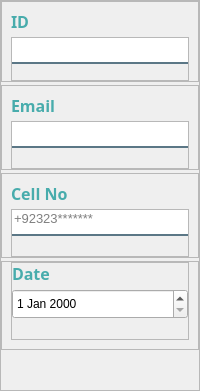
           <widget class="QFrame" name="frame_10">
            <property name="frameShape">
             <enum>QFrame::StyledPanel</enum>
            </property>
            <property name="frameShadow">
             <enum>QFrame::Raised</enum>
            </property>
            <layout class="QVBoxLayout" name="verticalLayout_7">
             <property name="spacing">
              <number>3</number>
             </property>
             <property name="leftMargin">
              <number>0</number>
             </property>
             <property name="topMargin">
              <number>0</number>
             </property>
             <property name="rightMargin">
              <number>0</number>
             </property>
             <property name="bottomMargin">
              <number>40</number>
             </property>
             <item>
              <widget class="QFrame" name="frame_19">
               <property name="frameShape">
                <enum>QFrame::StyledPanel</enum>
               </property>
               <property name="frameShadow">
                <enum>QFrame::Raised</enum>
               </property>
               <layout class="QVBoxLayout" name="verticalLayout_19">
                <property name="bottomMargin">
                 <number>0</number>
                </property>
                <item>
                 <widget class="QLabel" name="label_89">
                  <property name="maximumSize">
                   <size>
                    <width>120</width>
                    <height>20</height>
                   </size>
                  </property>
                  <property name="font">
                   <font>
                    <family>Century Gothic</family>
                    <pointsize>12</pointsize>
                    <weight>75</weight>
                    <bold>true</bold>
                   </font>
                  </property>
                  <property name="styleSheet">
                   <string notr="true">color:#48ACAC</string>
                  </property>
                  <property name="text">
                   <string>ID</string>
                  </property>
                 </widget>
                </item>
                <item>
                 <widget class="QFrame" name="frame_38">
                  <property name="frameShape">
                   <enum>QFrame::StyledPanel</enum>
                  </property>
                  <property name="frameShadow">
                   <enum>QFrame::Raised</enum>
                  </property>
                  <layout class="QVBoxLayout" name="verticalLayout_35">
                   <property name="spacing">
                    <number>2</number>
                   </property>
                   <property name="leftMargin">
                    <number>0</number>
                   </property>
                   <property name="topMargin">
                    <number>0</number>
                   </property>
                   <property name="rightMargin">
                    <number>0</number>
                   </property>
                   <property name="bottomMargin">
                    <number>0</number>
                   </property>
                   <item>
                    <widget class="QLineEdit" name="txtID">
                     <property name="font">
                      <font>
                       <pointsize>10</pointsize>
                      </font>
                     </property>
                     <property name="styleSheet">
                      <string notr="true">background-color:white;
border:none;
border-bottom:2px solid rgba(46, 82, 101, 200);
color:black;
padding-bottom:7px;</string>
                     </property>
                     <property name="placeholderText">
                      <string/>
                     </property>
                    </widget>
                   </item>
                   <item>
                    <widget class="QLabel" name="lblDValidation">
                     <property name="styleSheet">
                      <string notr="true">color: rgb(255, 0, 0);</string>
                     </property>
                     <property name="text">
                      <string/>
                     </property>
                    </widget>
                   </item>
                  </layout>
                 </widget>
                </item>
               </layout>
              </widget>
             </item>
             <item>
              <widget class="QFrame" name="frame_22">
               <property name="frameShape">
                <enum>QFrame::StyledPanel</enum>
               </property>
               <property name="frameShadow">
                <enum>QFrame::Raised</enum>
               </property>
               <layout class="QVBoxLayout" name="verticalLayout_20">
                <property name="bottomMargin">
                 <number>0</number>
                </property>
                <item>
                 <widget class="QLabel" name="label_90">
                  <property name="maximumSize">
                   <size>
                    <width>120</width>
                    <height>20</height>
                   </size>
                  </property>
                  <property name="font">
                   <font>
                    <family>Century Gothic</family>
                    <pointsize>12</pointsize>
                    <weight>75</weight>
                    <bold>true</bold>
                   </font>
                  </property>
                  <property name="styleSheet">
                   <string notr="true">color:#48ACAC</string>
                  </property>
                  <property name="text">
                   <string>Email</string>
                  </property>
                 </widget>
                </item>
                <item>
                 <widget class="QFrame" name="frame_39">
                  <property name="frameShape">
                   <enum>QFrame::StyledPanel</enum>
                  </property>
                  <property name="frameShadow">
                   <enum>QFrame::Raised</enum>
                  </property>
                  <layout class="QVBoxLayout" name="verticalLayout_36">
                   <property name="leftMargin">
                    <number>0</number>
                   </property>
                   <property name="topMargin">
                    <number>0</number>
                   </property>
                   <property name="rightMargin">
                    <number>0</number>
                   </property>
                   <property name="bottomMargin">
                    <number>0</number>
                   </property>
                   <item>
                    <widget class="QLineEdit" name="txtEmail">
                     <property name="font">
                      <font>
                       <pointsize>10</pointsize>
                      </font>
                     </property>
                     <property name="styleSheet">
                      <string notr="true">background-color:white;
border:none;
border-bottom:2px solid rgba(46, 82, 101, 200);
color:black;
padding-bottom:7px;</string>
                     </property>
                     <property name="placeholderText">
                      <string/>
                     </property>
                    </widget>
                   </item>
                   <item>
                    <widget class="QLabel" name="lblEmailValidation">
                     <property name="styleSheet">
                      <string notr="true">color: rgb(255, 0, 0);</string>
                     </property>
                     <property name="text">
                      <string/>
                     </property>
                    </widget>
                   </item>
                  </layout>
                 </widget>
                </item>
               </layout>
              </widget>
             </item>
             <item>
              <widget class="QFrame" name="frame_23">
               <property name="frameShape">
                <enum>QFrame::StyledPanel</enum>
               </property>
               <property name="frameShadow">
                <enum>QFrame::Raised</enum>
               </property>
               <layout class="QVBoxLayout" name="verticalLayout_21">
                <property name="bottomMargin">
                 <number>0</number>
                </property>
                <item>
                 <widget class="QLabel" name="label_91">
                  <property name="maximumSize">
                   <size>
                    <width>120</width>
                    <height>20</height>
                   </size>
                  </property>
                  <property name="font">
                   <font>
                    <family>Century Gothic</family>
                    <pointsize>12</pointsize>
                    <weight>75</weight>
                    <bold>true</bold>
                   </font>
                  </property>
                  <property name="styleSheet">
                   <string notr="true">color:#48ACAC</string>
                  </property>
                  <property name="text">
                   <string>Cell No</string>
                  </property>
                 </widget>
                </item>
                <item>
                 <widget class="QFrame" name="frame_40">
                  <property name="frameShape">
                   <enum>QFrame::StyledPanel</enum>
                  </property>
                  <property name="frameShadow">
                   <enum>QFrame::Raised</enum>
                  </property>
                  <layout class="QVBoxLayout" name="verticalLayout_37">
                   <property name="leftMargin">
                    <number>0</number>
                   </property>
                   <property name="topMargin">
                    <number>0</number>
                   </property>
                   <property name="rightMargin">
                    <number>0</number>
                   </property>
                   <property name="bottomMargin">
                    <number>0</number>
                   </property>
                   <item>
                    <widget class="QLineEdit" name="txtCellNo">
                     <property name="font">
                      <font>
                       <pointsize>10</pointsize>
                      </font>
                     </property>
                     <property name="styleSheet">
                      <string notr="true">background-color:white;
border:none;
border-bottom:2px solid rgba(46, 82, 101, 200);
color:black;
padding-bottom:7px;</string>
                     </property>
                     <property name="maxLength">
                      <number>15</number>
                     </property>
                     <property name="placeholderText">
                      <string>+92323*******</string>
                     </property>
                    </widget>
                   </item>
                   <item>
                    <widget class="QLabel" name="lblCellNoValidation">
                     <property name="styleSheet">
                      <string notr="true">color: rgb(255, 0, 0);</string>
                     </property>
                     <property name="text">
                      <string/>
                     </property>
                    </widget>
                   </item>
                  </layout>
                 </widget>
                </item>
               </layout>
              </widget>
             </item>
             <item>
              <widget class="QFrame" name="frame_24">
               <property name="frameShape">
                <enum>QFrame::StyledPanel</enum>
               </property>
               <property name="frameShadow">
                <enum>QFrame::Raised</enum>
               </property>
               <layout class="QVBoxLayout" name="verticalLayout_22">
                <property name="topMargin">
                 <number>0</number>
                </property>
                <item>
                 <widget class="QFrame" name="frame_47">
                  <property name="frameShape">
                   <enum>QFrame::StyledPanel</enum>
                  </property>
                  <property name="frameShadow">
                   <enum>QFrame::Raised</enum>
                  </property>
                  <layout class="QVBoxLayout" name="verticalLayout_38">
                   <property name="leftMargin">
                    <number>0</number>
                   </property>
                   <property name="topMargin">
                    <number>0</number>
                   </property>
                   <property name="rightMargin">
                    <number>0</number>
                   </property>
                   <property name="bottomMargin">
                    <number>0</number>
                   </property>
                   <item>
                    <widget class="QLabel" name="label_92">
                     <property name="maximumSize">
                      <size>
                       <width>120</width>
                       <height>20</height>
                      </size>
                     </property>
                     <property name="font">
                      <font>
                       <family>Century Gothic</family>
                       <pointsize>12</pointsize>
                       <weight>75</weight>
                       <bold>true</bold>
                      </font>
                     </property>
                     <property name="styleSheet">
                      <string notr="true">color:#48ACAC</string>
                     </property>
                     <property name="text">
                      <string>Date</string>
                     </property>
                    </widget>
                   </item>
                   <item>
                    <widget class="QDateEdit" name="dateEditAddAgent_2">
                     <property name="minimumSize">
                      <size>
                       <width>0</width>
                       <height>30</height>
                      </size>
                     </property>
                     <property name="maximumSize">
                      <size>
                       <width>16777215</width>
                       <height>40</height>
                      </size>
                     </property>
                    </widget>
                   </item>
                   <item>
                    <widget class="QLabel" name="lblDateValidation">
                     <property name="styleSheet">
                      <string notr="true">color: rgb(255, 0, 0);</string>
                     </property>
                     <property name="text">
                      <string/>
                     </property>
                    </widget>
                   </item>
                  </layout>
                 </widget>
                </item>
               </layout>
              </widget>
             </item>
            </layout>
           </widget>
